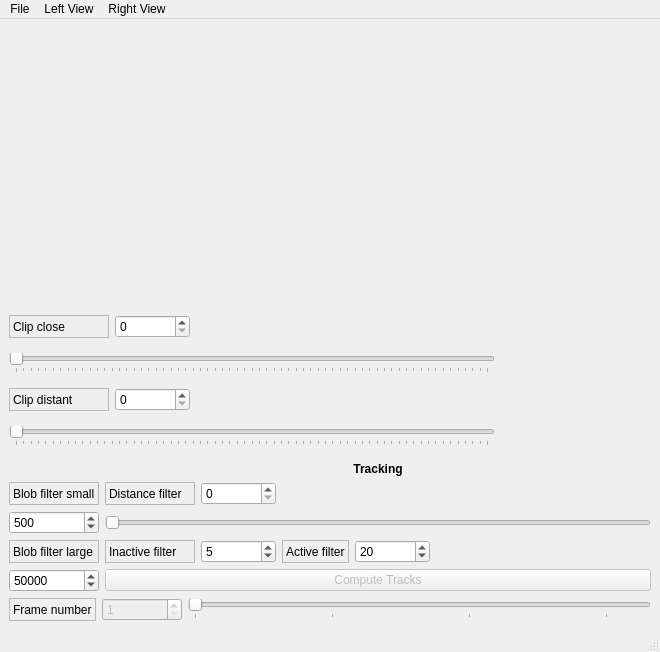
<?xml version="1.0" encoding="UTF-8"?>
<ui version="4.0">
 <class>UiMainWindow</class>
 <widget class="QMainWindow" name="UiMainWindow">
  <property name="geometry">
   <rect>
    <x>0</x>
    <y>0</y>
    <width>660</width>
    <height>652</height>
   </rect>
  </property>
  <property name="windowTitle">
   <string>MainWindow</string>
  </property>
  <widget class="QWidget" name="centralwidget">
   <layout class="QVBoxLayout" name="verticalLayout_2">
    <item>
     <layout class="QVBoxLayout" name="verticalLayout">
      <item>
       <widget class="GlView" name="glView" native="true">
        <property name="sizePolicy">
         <sizepolicy hsizetype="MinimumExpanding" vsizetype="Expanding">
          <horstretch>8</horstretch>
          <verstretch>3</verstretch>
         </sizepolicy>
        </property>
        <property name="minimumSize">
         <size>
          <width>640</width>
          <height>240</height>
         </size>
        </property>
        <property name="sizeIncrement">
         <size>
          <width>8</width>
          <height>3</height>
         </size>
        </property>
        <property name="baseSize">
         <size>
          <width>640</width>
          <height>240</height>
         </size>
        </property>
        <layout class="QVBoxLayout" name="verticalLayout_4"/>
       </widget>
      </item>
      <item>
       <layout class="QHBoxLayout" name="horizontalLayout">
        <item>
         <layout class="QVBoxLayout" name="verticalLayout_3">
          <item>
           <layout class="QHBoxLayout" name="horizontalLayout_3">
            <item>
             <widget class="QLabel" name="label">
              <property name="minimumSize">
               <size>
                <width>100</width>
                <height>0</height>
               </size>
              </property>
              <property name="frameShape">
               <enum>QFrame::StyledPanel</enum>
              </property>
              <property name="text">
               <string>Clip close</string>
              </property>
             </widget>
            </item>
            <item>
             <widget class="QSpinBox" name="depthMinSpinBox">
              <property name="minimumSize">
               <size>
                <width>75</width>
                <height>0</height>
               </size>
              </property>
              <property name="maximum">
               <number>65535</number>
              </property>
             </widget>
            </item>
            <item>
             <spacer name="horizontalSpacer">
              <property name="orientation">
               <enum>Qt::Horizontal</enum>
              </property>
              <property name="sizeHint" stdset="0">
               <size>
                <width>40</width>
                <height>20</height>
               </size>
              </property>
             </spacer>
            </item>
           </layout>
          </item>
          <item>
           <widget class="QSlider" name="depthMinSlider">
            <property name="maximum">
             <number>65535</number>
            </property>
            <property name="orientation">
             <enum>Qt::Horizontal</enum>
            </property>
            <property name="tickPosition">
             <enum>QSlider::TicksBelow</enum>
            </property>
            <property name="tickInterval">
             <number>1024</number>
            </property>
           </widget>
          </item>
          <item>
           <layout class="QHBoxLayout" name="horizontalLayout_4">
            <item>
             <widget class="QLabel" name="label_2">
              <property name="minimumSize">
               <size>
                <width>100</width>
                <height>0</height>
               </size>
              </property>
              <property name="frameShape">
               <enum>QFrame::StyledPanel</enum>
              </property>
              <property name="text">
               <string>Clip distant</string>
              </property>
             </widget>
            </item>
            <item>
             <widget class="QSpinBox" name="depthMaxSpinBox">
              <property name="minimumSize">
               <size>
                <width>75</width>
                <height>0</height>
               </size>
              </property>
              <property name="maximum">
               <number>65535</number>
              </property>
             </widget>
            </item>
            <item>
             <spacer name="horizontalSpacer_2">
              <property name="orientation">
               <enum>Qt::Horizontal</enum>
              </property>
              <property name="sizeHint" stdset="0">
               <size>
                <width>40</width>
                <height>20</height>
               </size>
              </property>
             </spacer>
            </item>
           </layout>
          </item>
          <item>
           <widget class="QSlider" name="depthMaxSlider">
            <property name="maximum">
             <number>65535</number>
            </property>
            <property name="sliderPosition">
             <number>0</number>
            </property>
            <property name="orientation">
             <enum>Qt::Horizontal</enum>
            </property>
            <property name="invertedAppearance">
             <bool>false</bool>
            </property>
            <property name="invertedControls">
             <bool>false</bool>
            </property>
            <property name="tickPosition">
             <enum>QSlider::TicksBelow</enum>
            </property>
            <property name="tickInterval">
             <number>1024</number>
            </property>
           </widget>
          </item>
         </layout>
        </item>
        <item>
         <widget class="ColorWheel" name="colorWheel" native="true">
          <property name="minimumSize">
           <size>
            <width>150</width>
            <height>150</height>
           </size>
          </property>
          <property name="maximumSize">
           <size>
            <width>150</width>
            <height>150</height>
           </size>
          </property>
         </widget>
        </item>
       </layout>
      </item>
      <item>
       <layout class="QGridLayout" name="gridLayout">
        <item row="3" column="2">
         <widget class="QSlider" name="blobDistanceFilterSlider">
          <property name="orientation">
           <enum>Qt::Horizontal</enum>
          </property>
         </widget>
        </item>
        <item row="0" column="2">
         <widget class="QLabel" name="label_7">
          <property name="font">
           <font>
            <weight>75</weight>
            <bold>true</bold>
           </font>
          </property>
          <property name="text">
           <string>Tracking</string>
          </property>
          <property name="scaledContents">
           <bool>false</bool>
          </property>
          <property name="alignment">
           <set>Qt::AlignCenter</set>
          </property>
         </widget>
        </item>
        <item row="1" column="2">
         <layout class="QHBoxLayout" name="horizontalLayout_5">
          <item>
           <widget class="QLabel" name="label_3">
            <property name="minimumSize">
             <size>
              <width>90</width>
              <height>0</height>
             </size>
            </property>
            <property name="frameShape">
             <enum>QFrame::StyledPanel</enum>
            </property>
            <property name="text">
             <string>Distance filter</string>
            </property>
           </widget>
          </item>
          <item>
           <widget class="QSpinBox" name="blobDistanceFilterSpinBox">
            <property name="minimumSize">
             <size>
              <width>75</width>
              <height>0</height>
             </size>
            </property>
           </widget>
          </item>
          <item>
           <spacer name="horizontalSpacer_4">
            <property name="orientation">
             <enum>Qt::Horizontal</enum>
            </property>
            <property name="sizeHint" stdset="0">
             <size>
              <width>40</width>
              <height>20</height>
             </size>
            </property>
           </spacer>
          </item>
         </layout>
        </item>
        <item row="4" column="2">
         <layout class="QHBoxLayout" name="horizontalLayout_6">
          <item>
           <widget class="QLabel" name="label_4">
            <property name="minimumSize">
             <size>
              <width>90</width>
              <height>0</height>
             </size>
            </property>
            <property name="frameShape">
             <enum>QFrame::StyledPanel</enum>
            </property>
            <property name="text">
             <string>Inactive filter</string>
            </property>
           </widget>
          </item>
          <item>
           <widget class="QSpinBox" name="blobInactiveFilterSpinBox">
            <property name="minimumSize">
             <size>
              <width>75</width>
              <height>0</height>
             </size>
            </property>
            <property name="maximum">
             <number>500</number>
            </property>
            <property name="value">
             <number>5</number>
            </property>
           </widget>
          </item>
          <item>
           <widget class="QLabel" name="label_9">
            <property name="frameShape">
             <enum>QFrame::StyledPanel</enum>
            </property>
            <property name="text">
             <string>Active filter</string>
            </property>
           </widget>
          </item>
          <item>
           <widget class="QSpinBox" name="blobActiveFilterSpinBox">
            <property name="minimumSize">
             <size>
              <width>75</width>
              <height>0</height>
             </size>
            </property>
            <property name="maximum">
             <number>500</number>
            </property>
            <property name="value">
             <number>20</number>
            </property>
           </widget>
          </item>
          <item>
           <spacer name="horizontalSpacer_5">
            <property name="orientation">
             <enum>Qt::Horizontal</enum>
            </property>
            <property name="sizeHint" stdset="0">
             <size>
              <width>40</width>
              <height>20</height>
             </size>
            </property>
           </spacer>
          </item>
         </layout>
        </item>
        <item row="3" column="0">
         <widget class="QSpinBox" name="blobFilterSmallSpinBox">
          <property name="maximum">
           <number>65535</number>
          </property>
          <property name="value">
           <number>500</number>
          </property>
         </widget>
        </item>
        <item row="1" column="0">
         <widget class="QLabel" name="label_6">
          <property name="frameShape">
           <enum>QFrame::StyledPanel</enum>
          </property>
          <property name="text">
           <string>Blob filter small</string>
          </property>
         </widget>
        </item>
        <item row="4" column="0">
         <widget class="QLabel" name="label_5">
          <property name="frameShape">
           <enum>QFrame::StyledPanel</enum>
          </property>
          <property name="text">
           <string>Blob filter large</string>
          </property>
         </widget>
        </item>
        <item row="5" column="0">
         <widget class="QSpinBox" name="blobFilterLargeSpinBox">
          <property name="maximum">
           <number>65535</number>
          </property>
          <property name="value">
           <number>50000</number>
          </property>
         </widget>
        </item>
        <item row="5" column="2">
         <widget class="QPushButton" name="computeButton">
          <property name="enabled">
           <bool>false</bool>
          </property>
          <property name="text">
           <string>Compute Tracks</string>
          </property>
         </widget>
        </item>
       </layout>
      </item>
     </layout>
    </item>
    <item>
     <layout class="QHBoxLayout" name="horizontalLayout_2">
      <item>
       <widget class="QLabel" name="label_8">
        <property name="frameShape">
         <enum>QFrame::StyledPanel</enum>
        </property>
        <property name="text">
         <string>Frame number</string>
        </property>
       </widget>
      </item>
      <item>
       <widget class="QSpinBox" name="frameNumberSpinBox">
        <property name="enabled">
         <bool>false</bool>
        </property>
        <property name="minimumSize">
         <size>
          <width>80</width>
          <height>0</height>
         </size>
        </property>
        <property name="minimum">
         <number>1</number>
        </property>
       </widget>
      </item>
      <item>
       <widget class="QSlider" name="frameSlider">
        <property name="enabled">
         <bool>false</bool>
        </property>
        <property name="minimum">
         <number>1</number>
        </property>
        <property name="singleStep">
         <number>5</number>
        </property>
        <property name="orientation">
         <enum>Qt::Horizontal</enum>
        </property>
        <property name="tickPosition">
         <enum>QSlider::TicksBelow</enum>
        </property>
        <property name="tickInterval">
         <number>30</number>
        </property>
       </widget>
      </item>
     </layout>
    </item>
   </layout>
  </widget>
  <widget class="QMenuBar" name="menubar">
   <property name="geometry">
    <rect>
     <x>0</x>
     <y>0</y>
     <width>660</width>
     <height>23</height>
    </rect>
   </property>
   <widget class="QMenu" name="menuFile">
    <property name="title">
     <string>File</string>
    </property>
    <addaction name="actionOpen_Folder"/>
   </widget>
   <widget class="QMenu" name="menuView">
    <property name="title">
     <string>Left View</string>
    </property>
    <addaction name="actionBlobsLeft"/>
    <addaction name="actionDepthLeft"/>
    <addaction name="actionVideoLeft"/>
    <addaction name="separator"/>
    <addaction name="actionTracksLeft"/>
   </widget>
   <widget class="QMenu" name="menuRight_View">
    <property name="title">
     <string>Right View</string>
    </property>
    <addaction name="actionDepthRight"/>
    <addaction name="actionBlobsRight"/>
    <addaction name="actionVideoRight"/>
    <addaction name="separator"/>
    <addaction name="actionTracksRight"/>
   </widget>
   <addaction name="menuFile"/>
   <addaction name="menuView"/>
   <addaction name="menuRight_View"/>
  </widget>
  <widget class="QStatusBar" name="statusbar"/>
  <action name="actionOpen_Folder">
   <property name="text">
    <string>open Folder</string>
   </property>
  </action>
  <action name="actionBlobsLeft">
   <property name="checkable">
    <bool>true</bool>
   </property>
   <property name="text">
    <string>Blobs</string>
   </property>
  </action>
  <action name="actionTracksLeft">
   <property name="checkable">
    <bool>true</bool>
   </property>
   <property name="enabled">
    <bool>false</bool>
   </property>
   <property name="text">
    <string>Tracks</string>
   </property>
  </action>
  <action name="actionDepthRight">
   <property name="checkable">
    <bool>true</bool>
   </property>
   <property name="checked">
    <bool>true</bool>
   </property>
   <property name="text">
    <string>Depth</string>
   </property>
  </action>
  <action name="actionBlobsRight">
   <property name="checkable">
    <bool>true</bool>
   </property>
   <property name="text">
    <string>Blobs</string>
   </property>
  </action>
  <action name="actionVideoRight">
   <property name="checkable">
    <bool>true</bool>
   </property>
   <property name="text">
    <string>Video</string>
   </property>
  </action>
  <action name="actionTracksRight">
   <property name="checkable">
    <bool>true</bool>
   </property>
   <property name="enabled">
    <bool>false</bool>
   </property>
   <property name="text">
    <string>Tracks</string>
   </property>
  </action>
  <action name="actionDepthLeft">
   <property name="checkable">
    <bool>true</bool>
   </property>
   <property name="text">
    <string>Depth</string>
   </property>
  </action>
  <action name="actionVideoLeft">
   <property name="checkable">
    <bool>true</bool>
   </property>
   <property name="text">
    <string>Video</string>
   </property>
  </action>
 </widget>
 <customwidgets>
  <customwidget>
   <class>ColorWheel</class>
   <extends>QWidget</extends>
   <header>colorwheel.h</header>
   <container>1</container>
  </customwidget>
  <customwidget>
   <class>GlView</class>
   <extends>QWidget</extends>
   <header location="global">glView.h</header>
   <container>1</container>
  </customwidget>
 </customwidgets>
 <resources/>
 <connections/>
</ui>
